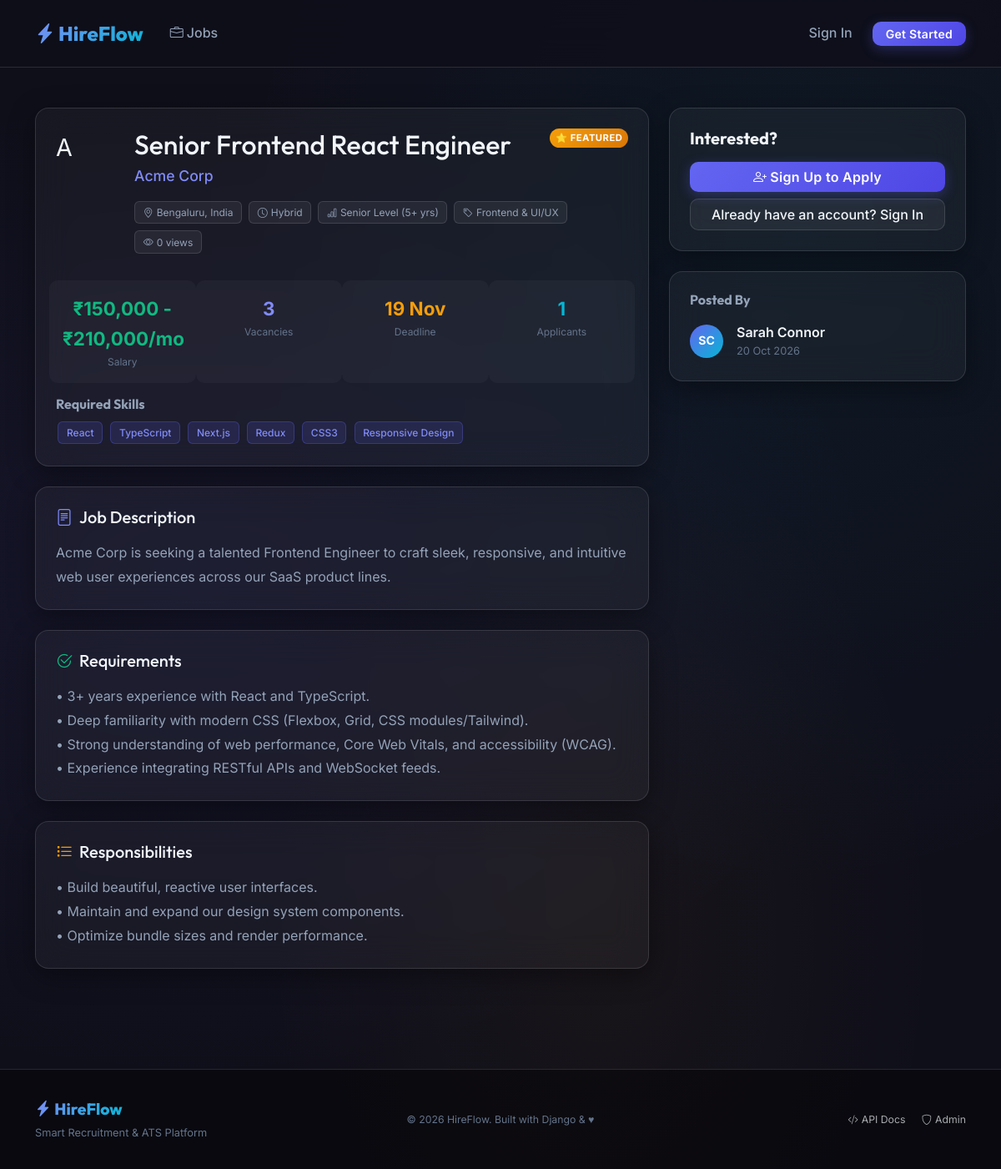
The app's page /jobs/2/ with its own data.
### jobs/models.py (models this page shows, shortened)
class Job(models.Model):
    TYPE_CHOICES = [
        ('full_time', 'Full Time'),
        ('part_time', 'Part Time'),
        ('contract', 'Contract'),
        ('internship', 'Internship'),
        ('remote', 'Remote'),
        ('hybrid', 'Hybrid'),
    ]
    EXPERIENCE_CHOICES = [
        ('entry', 'Entry Level (0-2 yrs)'),
        ('mid', 'Mid Level (2-5 yrs)'),
        ('senior', 'Senior Level (5+ yrs)'),
        ('lead', 'Lead / Manager'),
    ]
    STATUS_CHOICES = [
        ('draft', 'Draft'),
        ('active', 'Active'),
        ('closed', 'Closed'),
        ('paused', 'Paused'),
    ]
    recruiter = models.ForeignKey(
        settings.AUTH_USER_MODEL,
        on_delete=models.CASCADE,
        related_name='posted_jobs',
        limit_choices_to={'role__in': ['recruiter', 'admin']},
    )
    category = models.ForeignKey(JobCategory, on_delete=models.SET_NULL, null=True, related_name='jobs')
    title = models.CharField(max_length=200)
    company = models.CharField(max_length=200)
    company_logo = models.ImageField(upload_to='company_logos/', blank=True, null=True)
    location = models.CharField(max_length=150)
    job_type = models.CharField(max_length=20, choices=TYPE_CHOICES, default='full_time')
    experience_level = models.CharField(max_length=20, choices=EXPERIENCE_CHOICES, default='mid')
    description = models.TextField()
    requirements = models.TextField()
    responsibilities = models.TextField(blank=True)
    salary_min = models.PositiveIntegerField(null=True, blank=True, help_text='Monthly salary in INR')
    salary_max = models.PositiveIntegerField(null=True, blank=True)
    skills_required = models.TextField(help_text='Comma-separated skills')
    vacancies = models.PositiveIntegerField(default=1)
    deadline = models.DateField()
    status = models.CharField(max_length=20, choices=STATUS_CHOICES, default='active')
    is_featured = models.BooleanField(default=False)
    views_count = models.PositiveIntegerField(default=0)
    created_at = models.DateTimeField(auto_now_add=True)
    updated_at = models.DateTimeField(auto_now=True)
    class Meta:
        ordering = ['-is_featured', '-created_at']
    @property
    def is_expired(self):
        return self.deadline < timezone.now().date()
    @property
    def is_open(self):
        return self.status == 'active' and not self.is_expired
    def get_skills_list(self):
        return [s.strip() for s in self.skills_required.split(',') if s.strip()]
    def get_salary_display_str(self):
        if self.salary_min and self.salary_max:
            return f'₹{self.salary_min:,} - ₹{self.salary_max:,}/mo'
        elif self.salary_min:
            return f'₹{self.salary_min:,}+/mo'
        return 'Competitive'
    @property
    def application_count(self):
        return self.applications.count()

class JobCategory(models.Model):
    name = models.CharField(max_length=100, unique=True)
    slug = models.SlugField(unique=True)
    icon = models.CharField(max_length=50, default='briefcase', help_text='Bootstrap icon name')
    description = models.TextField(blank=True)
    class Meta:
        verbose_name_plural = 'Job Categories'
        ordering = ['name']

### accounts/models.py (models this page shows, shortened)
class CustomUser(AbstractUser):
    ROLE_CHOICES = [
        ('admin', 'Admin'),
        ('recruiter', 'Recruiter'),
        ('applicant', 'Applicant'),
    ]
    role = models.CharField(max_length=20, choices=ROLE_CHOICES, default='applicant')
    email = models.EmailField(unique=True)
    USERNAME_FIELD = 'email'
    REQUIRED_FIELDS = ['username', 'first_name', 'last_name']
    def get_full_name(self):
        return f'{self.first_name} {self.last_name}'.strip() or self.username

### jobs/views.py (the view)
# urls.py: path('jobs/<int:pk>/', views.job_detail, name='detail'),
def job_detail(request, pk):
    job = get_object_or_404(Job, pk=pk)
    Job.objects.filter(pk=pk).update(views_count=job.views_count + 1)
    already_applied = False
    if request.user.is_authenticated and request.user.is_applicant:
        already_applied = job.applications.filter(applicant=request.user).exists()
    similar_jobs = Job.objects.filter(
        category=job.category, status='active'
    ).exclude(pk=pk)[:4]
    return render(request, 'jobs/job_detail.html', {
        'job': job,
        'already_applied': already_applied,
        'similar_jobs': similar_jobs,
    })

### templates/jobs/job_detail.html (shortened to what this page needs)
{% extends 'base.html' %}
{% load static %}
{% block content %}
<div class="container py-5">
  <div class="row g-4">
    <div class="col-lg-8">
      <div class="glass-card-static p-4 mb-4">
        <div class="d-flex align-items-start gap-4">
          {% if job.company_logo %}
          <img src="{{ job.company_logo.url }}" alt="{{ job.company }}"
               style="width:72px;height:72px;border-radius:16px;object-fit:contain;background:rgba(255,255,255,0.1);padding:8px;">
          {% else %}
          <div class="company-logo-placeholder" style="width:72px;height:72px;border-radius:16px;font-size:1.8rem;">
            {{ job.company|first|upper }}
          </div>
          {% endif %}
          <div class="flex-grow-1">
            <div class="d-flex align-items-start justify-content-between">
              <div>
                <h1 class="h2 mb-1">{{ job.title }}</h1>
                <p class="mb-0" style="color:var(--primary-light);font-weight:500;font-size:1.1rem;">
                  {{ job.company }}
                </p>
              </div>
              {% if job.is_featured %}
              <span class="featured-badge">⭐ Featured</span>
              {% endif %}
            </div>
            <div class="job-meta mt-3">
              <span class="job-tag"><i class="bi bi-geo-alt me-1"></i>{{ job.location }}</span>
              <span class="job-tag"><i class="bi bi-clock me-1"></i>{{ job.get_job_type_display }}</span>
              <span class="job-tag"><i class="bi bi-bar-chart me-1"></i>{{ job.get_experience_level_display }}</span>
              {% if job.category %}
              <span class="job-tag"><i class="bi bi-tag me-1"></i>{{ job.category.name }}</span>
              {% endif %}
              <span class="job-tag"><i class="bi bi-eye me-1"></i>{{ job.views_count }} views</span>
            </div>
          </div>
        </div>
        <div class="row g-3 mt-3">
          <div class="col-6 col-md-3 text-center" style="padding:1rem;background:rgba(255,255,255,0.03);border-radius:10px;">
            <div style="font-size:1.4rem;color:var(--success);font-weight:700;">{{ job.get_salary_display_str }}</div>
            <div style="font-size:0.75rem;color:var(--text-muted);">Salary</div>
          </div>
          <div class="col-6 col-md-3 text-center" style="padding:1rem;background:rgba(255,255,255,0.03);border-radius:10px;">
            <div style="font-size:1.4rem;font-weight:700;color:var(--primary-light);">{{ job.vacancies }}</div>
            <div style="font-size:0.75rem;color:var(--text-muted);">Vacancies</div>
          </div>
          <div class="col-6 col-md-3 text-center" style="padding:1rem;background:rgba(255,255,255,0.03);border-radius:10px;">
            <div style="font-size:1.4rem;font-weight:700;color:{% if job.is_expired %}var(--danger){% else %}var(--warning){% endif %};">
              {{ job.deadline|date:"d M" }}
            </div>
            <div style="font-size:0.75rem;color:var(--text-muted);">Deadline</div>
          </div>
          <div class="col-6 col-md-3 text-center" style="padding:1rem;background:rgba(255,255,255,0.03);border-radius:10px;">
            <div style="font-size:1.4rem;font-weight:700;color:var(--secondary);">{{ job.application_count }}</div>
            <div style="font-size:0.75rem;color:var(--text-muted);">Applicants</div>
          </div>
        </div>
        {% if job.skills_required %}
        <div class="mt-3">
          <h6 style="color:var(--text-secondary);">Required Skills</h6>
          <div>
            {% for skill in job.get_skills_list %}
            <span class="skill-tag">{{ skill }}</span>
            {% endfor %}
          </div>
        </div>
        {% endif %}
      </div>
      <div class="glass-card-static p-4 mb-4">
        <h2 class="h5 mb-3"><i class="bi bi-file-text me-2" style="color:var(--primary-light);"></i>Job Description</h2>
        <div style="color:var(--text-secondary);line-height:1.8;white-space:pre-line;">{{ job.description }}</div>
      </div>
      <div class="glass-card-static p-4 mb-4">
        <h2 class="h5 mb-3"><i class="bi bi-check2-circle me-2" style="color:var(--success);"></i>Requirements</h2>
        <div style="color:var(--text-secondary);line-height:1.8;white-space:pre-line;">{{ job.requirements }}</div>
      </div>
      {% if job.responsibilities %}
      <div class="glass-card-static p-4 mb-4">
        <h2 class="h5 mb-3"><i class="bi bi-list-task me-2" style="color:var(--warning);"></i>Responsibilities</h2>
        <div style="color:var(--text-secondary);line-height:1.8;white-space:pre-line;">{{ job.responsibilities }}</div>
      </div>
      {% endif %}
    </div>
    <div class="col-lg-4">
      <div class="glass-card-static p-4 mb-4" style="position:sticky;top:90px;">
        {% if job.is_open %}
          {% if user.is_authenticated %}
            {% if user.is_applicant %}
              {% if already_applied %}
              <div class="text-center">
                <div class="mb-3" style="font-size:2.5rem;">✅</div>
                <h5 class="text-success">Already Applied!</h5>
                <p style="color:var(--text-muted);font-size:0.875rem;">You have submitted your application for this job.</p>
                <a href="{% url 'applications:my_applications' %}" class="btn btn-outline-primary w-100">
                  <i class="bi bi-list-check me-1"></i>View My Applications
                </a>
              </div>
              {% else %}
              <h5 class="mb-1">Ready to Apply?</h5>
              <p style="color:var(--text-muted);font-size:0.875rem;margin-bottom:1.5rem;">
                Don't miss this opportunity. Your application takes less than 2 minutes.
              </p>
              <a href="{% url 'applications:apply' job.pk %}" class="btn btn-primary w-100 mb-2 pulse-glow">
                <i class="bi bi-send me-1"></i>Apply Now
              </a>
              {% endif %}
            {% else %}
            <p style="color:var(--text-muted);">Only applicants can apply for jobs.</p>
            {% endif %}
          {% else %}
          <h5 class="mb-3">Interested?</h5>
          <a href="{% url 'accounts:register' %}" class="btn btn-primary w-100 mb-2">
            <i class="bi bi-person-plus me-1"></i>Sign Up to Apply
          </a>
          <a href="{% url 'accounts:login' %}" class="btn btn-secondary-glass w-100">
            Already have an account? Sign In
          </a>
          {% endif %}
        {% endif %}
      </div>
      <div class="glass-card-static p-4 mb-4">
        <h6 style="color:var(--text-secondary);margin-bottom:1rem;">Posted By</h6>
        <div class="d-flex align-items-center gap-3">
          <div class="avatar-circle">
            {{ job.recruiter.first_name|first|upper }}{{ job.recruiter.last_name|first|upper }}
          </div>
          <div>
            <div style="font-weight:600;">{{ job.recruiter.get_full_name }}</div>
            <div style="color:var(--text-muted);font-size:0.8rem;">{{ job.created_at|date:"d M Y" }}</div>
          </div>
        </div>
      </div>
    </div>
  </div>
</div>
{% endblock %}

### static/css/main.css (style rules this page uses)
:root { --primary: #6366f1; --primary-dark: #4f46e5; --primary-light: #818cf8; --secondary: #06b6d4; --accent: #f59e0b; --success: #10b981; --danger: #ef4444; --warning: #f59e0b; --info: #3b82f6; --bg-dark: #0f0f1a; --bg-card: rgba(255, 255, 255, 0.04); --bg-card-hover: rgba(255, 255, 255, 0.08); --bg-glass: rgba(255, 255, 255, 0.06); --border-glass: rgba(255, 255, 255, 0.12); --text-primary: #f1f5f9; --text-secondary: #94a3b8; --text-muted: #64748b; --radius: 16px; --radius-sm: 10px; --radius-lg: 24px; --shadow-card: 0 8px 32px rgba(0, 0, 0, 0.4); --shadow-hover: 0 20px 60px rgba(99, 102, 241, 0.2); --transition: all 0.3s cubic-bezier(0.4, 0, 0.2, 1); }
*, *::before, *::after { box-sizing: border-box; margin: 0; padding: 0; }
html { scroll-behavior: smooth; }
body { font-family: 'Inter', sans-serif; background-color: var(--bg-dark); background-image: radial-gradient(ellipse at 20% 50%, rgba(99, 102, 241, 0.08) 0%, transparent 60%), radial-gradient(ellipse at 80% 20%, rgba(6, 182, 212, 0.06) 0%, transparent 50%), radial-gradient(ellipse at 60% 80%, rgba(245, 158, 11, 0.04) 0%, transparent 40%); background-attachment: fixed; color: var(--text-primary); min-height: 100vh; line-height: 1.6; }
h1, h2, h3, h4, h5, h6 { font-family: 'Outfit', sans-serif; font-weight: 700; }
.glass-card-static { background: var(--bg-card); border: 1px solid var(--border-glass); border-radius: var(--radius); backdrop-filter: blur(20px); box-shadow: var(--shadow-card); }
.btn-primary { background: linear-gradient(135deg, var(--primary), var(--primary-dark)); border: none; border-radius: var(--radius-sm); font-weight: 600; letter-spacing: 0.3px; transition: var(--transition); box-shadow: 0 4px 15px rgba(99, 102, 241, 0.3); }
.btn-secondary-glass { background: var(--bg-glass); border: 1px solid var(--border-glass); color: var(--text-primary); border-radius: var(--radius-sm); font-weight: 500; transition: var(--transition); }
.job-meta { display: flex; flex-wrap: wrap; gap: 0.5rem; margin-top: 0.75rem; }
.job-tag { background: rgba(255,255,255,0.06); border: 1px solid var(--border-glass); border-radius: 6px; padding: 0.2rem 0.6rem; font-size: 0.75rem; color: var(--text-secondary); }
.featured-badge { background: linear-gradient(135deg, var(--accent), #d97706); color: white; font-size: 0.7rem; font-weight: 700; padding: 0.2em 0.6em; border-radius: 50px; text-transform: uppercase; letter-spacing: 0.5px; }
.skill-tag { display: inline-block; background: rgba(99,102,241,0.15); color: var(--primary-light); border: 1px solid rgba(99,102,241,0.3); border-radius: 6px; padding: 0.2rem 0.6rem; font-size: 0.75rem; font-weight: 500; margin: 0.15rem; }
.avatar-circle { width: 40px; height: 40px; border-radius: 50%; background: linear-gradient(135deg, var(--primary), var(--secondary)); display: flex; align-items: center; justify-content: center; font-weight: 700; color: white; font-size: 0.875rem; flex-shrink: 0; }

### records on screen
Job: company|first "A", title "Senior Frontend React Engineer", company "Acme Corp", location "Bengaluru, India", job_type "Hybrid", experience_level "Senior Level (5+ yrs)", category.name "Frontend & UI/UX", views_count "0", get_salary_display_str "₹150,000 - ₹210,000/mo", vacancies "3", deadline "19 Nov", application_count "1", description "Acme Corp is seeking a talented Frontend Engineer to craft sleek, responsive, and intuitive web user experiences across our SaaS product lines.", requirements "• 3+ years experience with React and TypeScript. • Deep familiarity with modern CSS (Flexbox, Grid, CSS modules/Tailwind). • Strong understanding of web performance, Core Web Vitals, and accessibility (WCAG). • Experience integrating RESTful APIs and WebSocket feeds.", responsibilities "• Build beautiful, reactive user interfaces. • Maintain and expand our design system components. • Optimize bundle sizes and render performance.", recruiter.first_name|first "S", recruiter.last_name|first "C", recruiter.get_full_name "Sarah Connor", created_at "20 Oct 2026"

### other values on screen
{{ skill }} "React" "TypeScript" "Next.js" "Redux" "CSS3" "Responsive Design"
